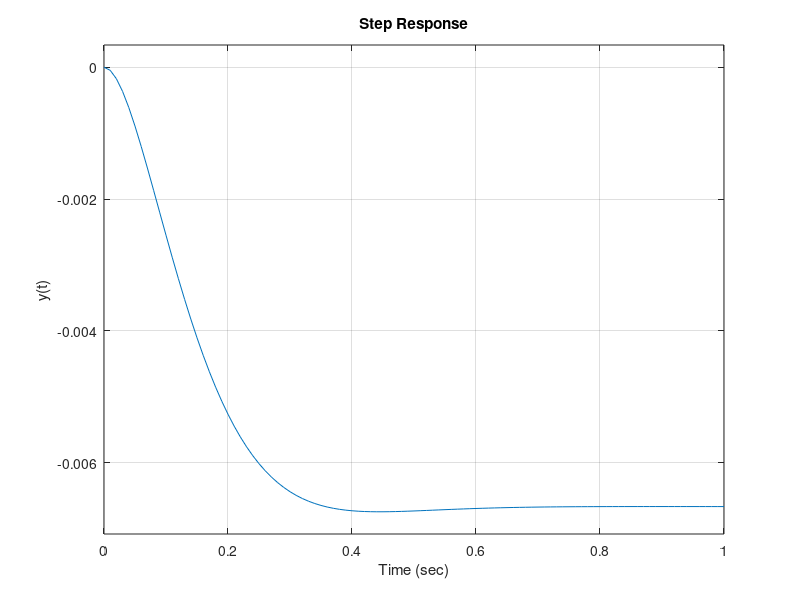

Reproduce this figure in MATLAB.
% Chapter 5: Figure 5.45%%    Ka=30 is currently selected.  You can select Ka=60 and re-run.%Ka=30;t=[0:0.01:1];nc=[Ka*5];dc=[1]; sysc=tf(nc,dc);ng=[1];dg=[1 20 0]; sysg=tf(ng,dg);sys=feedback(sysg,sysc);sys=-sys;step(sys,t);xlabel('Time (sec)'), ylabel('y(t)')